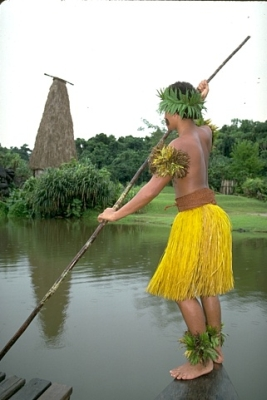
%> input picture testData/0001.jpg, 267 x 400 px
$ octave --eval "result = calFeature('testData/0001.jpg');"   (GNU Octave 9; MATLAB toolbox functions it lacks are replaced by stand-ins)
%> lines starting %> are read from the running program, lines starting %| are printed output that depends on the picture
function [avgOppChnn,segments] = calFeature(ImgName)
%> called with ImgName = 'testData/0001.jpg'
%--------------------------------------------------------
%
%
%---------------------------------------------------------
% first to get VLFeat 0.9.17 ready.
% run('D:\program\vlfeat-0.9.20-bin\vlfeat-0.9.20\toolbox\vl_setup')
% close all
% clear
regionSize = 40 ; % size of supuer pixel
regularizer = 10 ;

im = double(imread(ImgName));
% [ww,hh,dd] = size(im);
r_im = im(:,:,1);
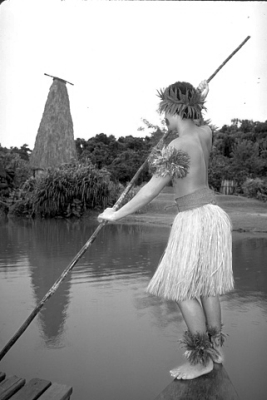
%> r_im: size 400x267 double; min 0, max 255, mean 153
g_im = im(:,:,2);
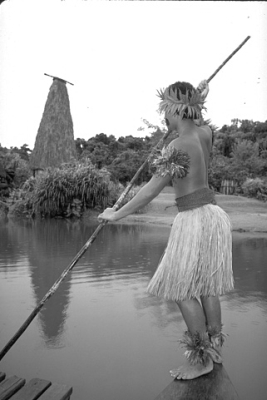
%> g_im: size 400x267 double; min 5, max 255, mean 156.2
b_im = im(:,:,3);
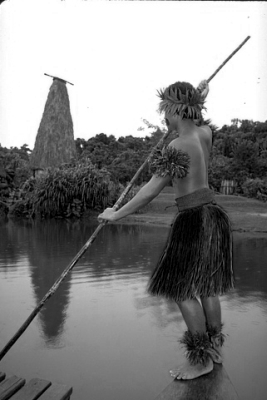
%> b_im: size 400x267 double; min 0, max 255, mean 133.6

des_im = double(zeros(size(im)));
r_des_im = des_im(:,:,1);
g_des_im = des_im(:,:,2);
b_des_im = des_im(:,:,3);

%> (the run ends here)

$ run again, on testData/0005.jpg
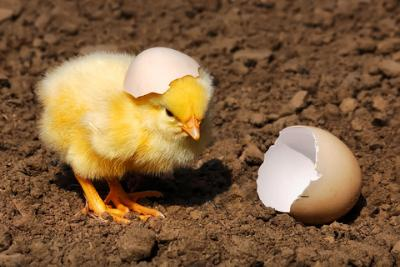
%> input picture testData/0005.jpg, 400 x 267 px
%> in calFeature, `g_im = im(:,:,2);`:
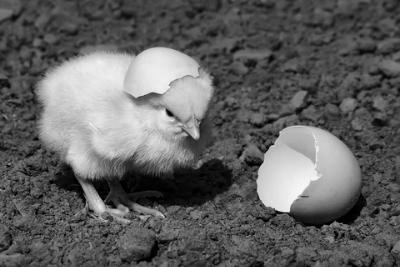
%> g_im: size 267x400 double; min 0, max 254, mean 97
%> in calFeature, `b_im = im(:,:,3);`:
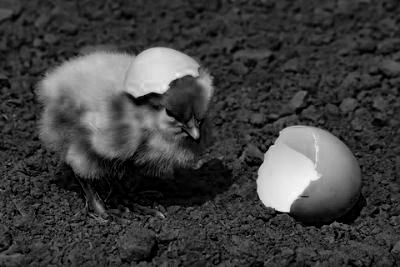
%> b_im: size 267x400 double; min 0, max 250, mean 63.3
